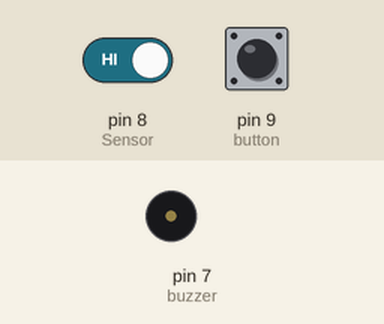
The sketch below on a simulated Arduino Uno, built with avr-gcc and run on an emulated ATmega328P. Parts: buzzer (waves = sounding, pin HIGH). The inputs (shaded band) are chosen by the test bench; at power-on: pin 8 (Sensor) HIGH, pin 9 (button) HIGH.

Above: at 2.8 s.
2.9 s: pin 8 (Sensor) driven LOW
At 4.2 s:
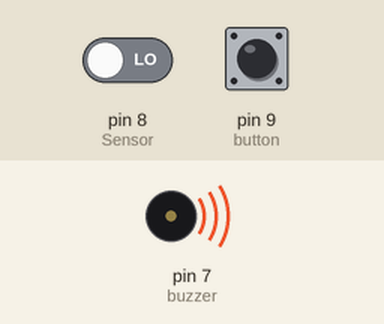
4.5 s: pin 9 (button) pulled LOW for 1.2 s
At 5.8 s:
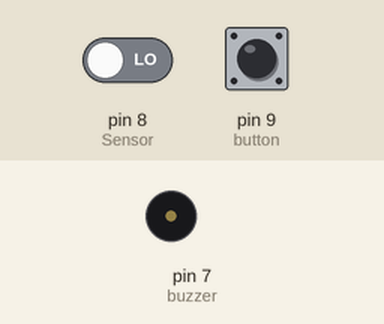
Timing chart, 0 to 7.5 s (numbered marks = the images above; inputs shaded):
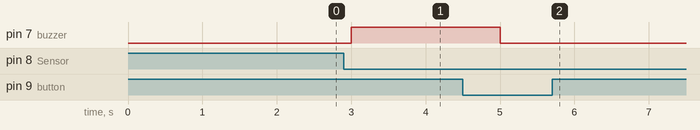

The sketch:

Alert_Version_2.ino
```cpp
int buzzer = 7;
#define Sensor 8
#define button 9

int Sensor_value = 1;
int button_value = 1;

int flag = 0;
int flag1 = 0;
int holdflag = 0;

void setup() {
  // put your setup code here, to run once:
  Serial.begin(9600);
  pinMode (button, INPUT_PULLUP);
  pinMode (Sensor, INPUT_PULLUP);
  pinMode (buzzer, OUTPUT);
}

void loop() {

  button_value = digitalRead(button); // button pin
  Sensor_value = digitalRead(Sensor); // sensor pin

  if (Sensor_value == 0 && flag == 0) { // sensor input
    //SendMessage();
    digitalWrite(buzzer, HIGH);
    flag = 1;
    //flag1 = 0;

  }
  if ( flag == 1 && holdflag == 0 && button_value == 0 ) { // sensor input and button pressed
    digitalWrite(buzzer, LOW);
    holdflag = 1;
  } //done

if(Sensor_value==1)
{
  //digitalWrite(buzzer, HIGH);
  flag = 0;
  holdflag=0;
}
  delay(1000);
}
```

Measured:
- after the input at 2.9 s, pin 7 (buzzer): LOW → HIGH after 0.10 s
- after the input at 4.5 s, pin 7 (buzzer): HIGH → LOW after 0.50 s
